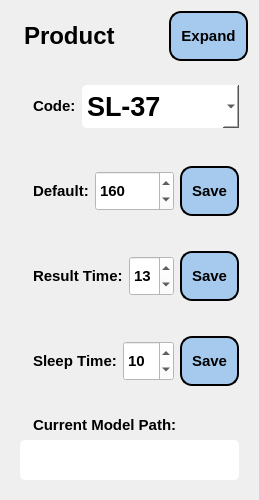
          <widget class="QWidget" name="widget_product" native="true">
           <property name="minimumSize">
            <size>
             <width>0</width>
             <height>500</height>
            </size>
           </property>
           <layout class="QGridLayout" name="gridLayout_11">
            <item row="1" column="1">
             <widget class="QLabel" name="label_69">
              <property name="sizePolicy">
               <sizepolicy hsizetype="Preferred" vsizetype="Fixed">
                <horstretch>0</horstretch>
                <verstretch>0</verstretch>
               </sizepolicy>
              </property>
              <property name="font">
               <font>
                <pointsize>18</pointsize>
                <weight>75</weight>
                <bold>true</bold>
               </font>
              </property>
              <property name="text">
               <string>Product</string>
              </property>
             </widget>
            </item>
            <item row="1" column="0">
             <widget class="QLabel" name="label_71">
              <property name="sizePolicy">
               <sizepolicy hsizetype="Fixed" vsizetype="Preferred">
                <horstretch>0</horstretch>
                <verstretch>0</verstretch>
               </sizepolicy>
              </property>
              <property name="text">
               <string/>
              </property>
              <property name="pixmap">
               <pixmap>all-icons/box.png</pixmap>
              </property>
             </widget>
            </item>
            <item row="1" column="2">
             <widget class="QPushButton" name="button_toggle_setting">
              <property name="sizePolicy">
               <sizepolicy hsizetype="Fixed" vsizetype="Fixed">
                <horstretch>0</horstretch>
                <verstretch>0</verstretch>
               </sizepolicy>
              </property>
              <property name="minimumSize">
               <size>
                <width>0</width>
                <height>50</height>
               </size>
              </property>
              <property name="maximumSize">
               <size>
                <width>16777215</width>
                <height>50</height>
               </size>
              </property>
              <property name="font">
               <font>
                <pointsize>11</pointsize>
                <weight>75</weight>
                <bold>true</bold>
               </font>
              </property>
              <property name="styleSheet">
               <string notr="true">QPushButton {
    background-color: #A6CAEE;
    border: 2px solid black;
    border-radius: 12px;
padding: 10px 10px;
}

QPushButton:hover {
    background-color: qlineargradient(
spread:pad, 
x1:0, y1:0, x2:0, y2:1, 

stop:0 #738B95, 
stop:1 #BAE5F5
    );
}

QPushButton:pressed {
    background-color: qlineargradient(
spread:pad, 
x1:0, y1:0, x2:0, y2:1, 
stop:0  #BAE5F5, 
stop:1 #738B95
);
    padding-top: 6px;   /* tạo cảm giác ấn xuống */
}</string>
              </property>
              <property name="text">
               <string>Expand</string>
              </property>
              <property name="icon">
               <iconset>
                <normaloff>all-icons/resize-6-24.png</normaloff>all-icons/resize-6-24.png</iconset>
              </property>
              <property name="iconSize">
               <size>
                <width>32</width>
                <height>32</height>
               </size>
              </property>
             </widget>
            </item>
            <item row="2" column="0" colspan="3">
             <widget class="QWidget" name="widget_43" native="true">
              <property name="sizePolicy">
               <sizepolicy hsizetype="Preferred" vsizetype="Preferred">
                <horstretch>0</horstretch>
                <verstretch>0</verstretch>
               </sizepolicy>
              </property>
              <property name="maximumSize">
               <size>
                <width>16777215</width>
                <height>11111</height>
               </size>
              </property>
              <layout class="QGridLayout" name="gridLayout_12">
               <item row="0" column="2" colspan="2">
                <widget class="QComboBox" name="combobox_product">
                 <property name="minimumSize">
                  <size>
                   <width>0</width>
                   <height>40</height>
                  </size>
                 </property>
                 <property name="font">
                  <font>
                   <pointsize>20</pointsize>
                   <weight>75</weight>
                   <bold>true</bold>
                  </font>
                 </property>
                 <property name="styleSheet">
                  <string notr="true">background-color:  white;
border-radius: 5px;
padding: 5px;</string>
                 </property>
                 <property name="maxVisibleItems">
                  <number>20</number>
                 </property>
                 <property name="iconSize">
                  <size>
                   <width>16</width>
                   <height>16</height>
                  </size>
                 </property>
                 <item>
                  <property name="text">
                   <string>SL-37</string>
                  </property>
                 </item>
                 <item>
                  <property name="text">
                   <string>SL-40</string>
                  </property>
                 </item>
                 <item>
                  <property name="text">
                   <string>SL-32C</string>
                  </property>
                 </item>
                 <item>
                  <property name="text">
                   <string>IS-35R</string>
                  </property>
                 </item>
                 <item>
                  <property name="text">
                   <string>IS-40</string>
                  </property>
                 </item>
                 <item>
                  <property name="text">
                   <string>SL-32R</string>
                  </property>
                 </item>
                 <item>
                  <property name="text">
                   <string>SL-320</string>
                  </property>
                 </item>
                 <item>
                  <property name="text">
                   <string>E-20</string>
                  </property>
                 </item>
                 <item>
                  <property name="text">
                   <string>BL-40</string>
                  </property>
                 </item>
                 <item>
                  <property name="text">
                   <string>SL-870L</string>
                  </property>
                 </item>
                 <item>
                  <property name="text">
                   <string>BL-45</string>
                  </property>
                 </item>
                </widget>
               </item>
               <item row="0" column="0">
                <widget class="QLabel" name="label_61">
                 <property name="sizePolicy">
                  <sizepolicy hsizetype="Fixed" vsizetype="Fixed">
                   <horstretch>0</horstretch>
                   <verstretch>0</verstretch>
                  </sizepolicy>
                 </property>
                 <property name="text">
                  <string/>
                 </property>
                 <property name="pixmap">
                  <pixmap>all-icons/accept-database-24.png</pixmap>
                 </property>
                </widget>
               </item>
               <item row="0" column="1">
                <widget class="QLabel" name="label_62">
                 <property name="sizePolicy">
                  <sizepolicy hsizetype="Fixed" vsizetype="Fixed">
                   <horstretch>0</horstretch>
                   <verstretch>0</verstretch>
                  </sizepolicy>
                 </property>
                 <property name="font">
                  <font>
                   <pointsize>11</pointsize>
                   <weight>75</weight>
                   <bold>true</bold>
                  </font>
                 </property>
                 <property name="text">
                  <string>Code:</string>
                 </property>
                </widget>
               </item>
              </layout>
             </widget>
            </item>
            <item row="3" column="0" colspan="3">
             <widget class="QWidget" name="widget_6" native="true">
              <layout class="QHBoxLayout" name="horizontalLayout_2">
               <item>
                <widget class="QLabel" name="label_64">
                 <property name="sizePolicy">
                  <sizepolicy hsizetype="Fixed" vsizetype="Fixed">
                   <horstretch>0</horstretch>
                   <verstretch>0</verstretch>
                  </sizepolicy>
                 </property>
                 <property name="text">
                  <string/>
                 </property>
                 <property name="pixmap">
                  <pixmap>all-icons/sum.png</pixmap>
                 </property>
                </widget>
               </item>
               <item>
                <widget class="QLabel" name="label_70">
                 <property name="sizePolicy">
                  <sizepolicy hsizetype="Fixed" vsizetype="Fixed">
                   <horstretch>0</horstretch>
                   <verstretch>0</verstretch>
                  </sizepolicy>
                 </property>
                 <property name="font">
                  <font>
                   <pointsize>11</pointsize>
                   <weight>75</weight>
                   <bold>true</bold>
                  </font>
                 </property>
                 <property name="text">
                  <string>Default:</string>
                 </property>
                </widget>
               </item>
               <item>
                <widget class="QSpinBox" name="spinbox_default_value">
                 <property name="sizePolicy">
                  <sizepolicy hsizetype="Minimum" vsizetype="Fixed">
                   <horstretch>0</horstretch>
                   <verstretch>40</verstretch>
                  </sizepolicy>
                 </property>
                 <property name="minimumSize">
                  <size>
                   <width>0</width>
                   <height>40</height>
                  </size>
                 </property>
                 <property name="maximumSize">
                  <size>
                   <width>140</width>
                   <height>40</height>
                  </size>
                 </property>
                 <property name="font">
                  <font>
                   <pointsize>11</pointsize>
                   <weight>75</weight>
                   <bold>true</bold>
                  </font>
                 </property>
                 <property name="styleSheet">
                  <string notr="true">background-color: rgb(255, 255, 255);
</string>
                 </property>
                 <property name="minimum">
                  <number>1</number>
                 </property>
                 <property name="maximum">
                  <number>10000</number>
                 </property>
                 <property name="value">
                  <number>160</number>
                 </property>
                </widget>
               </item>
               <item>
                <widget class="QPushButton" name="button_on_save_default">
                 <property name="sizePolicy">
                  <sizepolicy hsizetype="Fixed" vsizetype="Fixed">
                   <horstretch>0</horstretch>
                   <verstretch>0</verstretch>
                  </sizepolicy>
                 </property>
                 <property name="minimumSize">
                  <size>
                   <width>0</width>
                   <height>50</height>
                  </size>
                 </property>
                 <property name="maximumSize">
                  <size>
                   <width>16777215</width>
                   <height>50</height>
                  </size>
                 </property>
                 <property name="font">
                  <font>
                   <pointsize>11</pointsize>
                   <weight>75</weight>
                   <bold>true</bold>
                  </font>
                 </property>
                 <property name="styleSheet">
                  <string notr="true">QPushButton {
    background-color: #A6CAEE;
    border: 2px solid black;
    border-radius: 12px;
padding: 10px 10px;
}

QPushButton:hover {
    background-color: qlineargradient(
spread:pad, 
x1:0, y1:0, x2:0, y2:1, 

stop:0 #738B95, 
stop:1 #BAE5F5
    );
}

QPushButton:pressed {
    background-color: qlineargradient(
spread:pad, 
x1:0, y1:0, x2:0, y2:1, 
stop:0  #BAE5F5, 
stop:1 #738B95
);
    padding-top: 6px;   /* tạo cảm giác ấn xuống */
}</string>
                 </property>
                 <property name="text">
                  <string>Save</string>
                 </property>
                 <property name="icon">
                  <iconset>
                   <normaloff>all-icons/save-24.png</normaloff>all-icons/save-24.png</iconset>
                 </property>
                 <property name="iconSize">
                  <size>
                   <width>32</width>
                   <height>32</height>
                  </size>
                 </property>
                </widget>
               </item>
              </layout>
             </widget>
            </item>
            <item row="4" column="0" colspan="3">
             <widget class="QWidget" name="widget_48" native="true">
              <layout class="QHBoxLayout" name="horizontalLayout_3">
               <item>
                <widget class="QLabel" name="label_73">
                 <property name="sizePolicy">
                  <sizepolicy hsizetype="Fixed" vsizetype="Fixed">
                   <horstretch>0</horstretch>
                   <verstretch>0</verstretch>
                  </sizepolicy>
                 </property>
                 <property name="text">
                  <string/>
                 </property>
                 <property name="pixmap">
                  <pixmap>all-icons/counterclockwise.png</pixmap>
                 </property>
                </widget>
               </item>
               <item>
                <widget class="QLabel" name="label_72">
                 <property name="sizePolicy">
                  <sizepolicy hsizetype="Fixed" vsizetype="Fixed">
                   <horstretch>0</horstretch>
                   <verstretch>0</verstretch>
                  </sizepolicy>
                 </property>
                 <property name="font">
                  <font>
                   <pointsize>11</pointsize>
                   <weight>75</weight>
                   <bold>true</bold>
                  </font>
                 </property>
                 <property name="text">
                  <string>Result Time:</string>
                 </property>
                </widget>
               </item>
               <item>
                <widget class="QSpinBox" name="spinbox_result_time">
                 <property name="enabled">
                  <bool>true</bool>
                 </property>
                 <property name="sizePolicy">
                  <sizepolicy hsizetype="Minimum" vsizetype="Fixed">
                   <horstretch>0</horstretch>
                   <verstretch>40</verstretch>
                  </sizepolicy>
                 </property>
                 <property name="minimumSize">
                  <size>
                   <width>0</width>
                   <height>40</height>
                  </size>
                 </property>
                 <property name="maximumSize">
                  <size>
                   <width>2000</width>
                   <height>40</height>
                  </size>
                 </property>
                 <property name="font">
                  <font>
                   <pointsize>11</pointsize>
                   <weight>75</weight>
                   <bold>true</bold>
                  </font>
                 </property>
                 <property name="styleSheet">
                  <string notr="true">background-color: rgb(255, 255, 255);
</string>
                 </property>
                 <property name="minimum">
                  <number>1</number>
                 </property>
                 <property name="maximum">
                  <number>15</number>
                 </property>
                 <property name="value">
                  <number>13</number>
                 </property>
                </widget>
               </item>
               <item>
                <widget class="QPushButton" name="button_save_result_time">
                 <property name="enabled">
                  <bool>true</bool>
                 </property>
                 <property name="sizePolicy">
                  <sizepolicy hsizetype="Fixed" vsizetype="Fixed">
                   <horstretch>0</horstretch>
                   <verstretch>0</verstretch>
                  </sizepolicy>
                 </property>
                 <property name="minimumSize">
                  <size>
                   <width>0</width>
                   <height>50</height>
                  </size>
                 </property>
                 <property name="maximumSize">
                  <size>
                   <width>16777215</width>
                   <height>50</height>
                  </size>
                 </property>
                 <property name="font">
                  <font>
                   <pointsize>11</pointsize>
                   <weight>75</weight>
                   <bold>true</bold>
                  </font>
                 </property>
                 <property name="styleSheet">
                  <string notr="true">QPushButton {
    background-color: #A6CAEE;
    border: 2px solid black;
    border-radius: 12px;
padding: 10px 10px;
}

QPushButton:hover {
    background-color: qlineargradient(
spread:pad, 
x1:0, y1:0, x2:0, y2:1, 

stop:0 #738B95, 
stop:1 #BAE5F5
    );
}

QPushButton:pressed {
    background-color: qlineargradient(
spread:pad, 
x1:0, y1:0, x2:0, y2:1, 
stop:0  #BAE5F5, 
stop:1 #738B95
);
    padding-top: 6px;   /* tạo cảm giác ấn xuống */
}</string>
                 </property>
                 <property name="text">
                  <string>Save</string>
                 </property>
                 <property name="icon">
                  <iconset>
                   <normaloff>all-icons/save-24.png</normaloff>all-icons/save-24.png</iconset>
                 </property>
                 <property name="iconSize">
                  <size>
                   <width>32</width>
                   <height>32</height>
                  </size>
                 </property>
                </widget>
               </item>
              </layout>
             </widget>
            </item>
            <item row="5" column="0" colspan="3">
             <widget class="QWidget" name="widget_49" native="true">
              <layout class="QHBoxLayout" name="horizontalLayout_16">
               <item>
                <widget class="QLabel" name="label_74">
                 <property name="sizePolicy">
                  <sizepolicy hsizetype="Fixed" vsizetype="Fixed">
                   <horstretch>0</horstretch>
                   <verstretch>0</verstretch>
                  </sizepolicy>
                 </property>
                 <property name="text">
                  <string/>
                 </property>
                 <property name="pixmap">
                  <pixmap>all-icons/counterclockwise.png</pixmap>
                 </property>
                </widget>
               </item>
               <item>
                <widget class="QLabel" name="label_75">
                 <property name="sizePolicy">
                  <sizepolicy hsizetype="Fixed" vsizetype="Fixed">
                   <horstretch>0</horstretch>
                   <verstretch>0</verstretch>
                  </sizepolicy>
                 </property>
                 <property name="font">
                  <font>
                   <pointsize>11</pointsize>
                   <weight>75</weight>
                   <bold>true</bold>
                  </font>
                 </property>
                 <property name="text">
                  <string>Sleep Time:</string>
                 </property>
                </widget>
               </item>
               <item>
                <widget class="QSpinBox" name="spinbox_sleep_time">
                 <property name="enabled">
                  <bool>true</bool>
                 </property>
                 <property name="sizePolicy">
                  <sizepolicy hsizetype="Minimum" vsizetype="Fixed">
                   <horstretch>0</horstretch>
                   <verstretch>40</verstretch>
                  </sizepolicy>
                 </property>
                 <property name="minimumSize">
                  <size>
                   <width>0</width>
                   <height>40</height>
                  </size>
                 </property>
                 <property name="maximumSize">
                  <size>
                   <width>2000</width>
                   <height>40</height>
                  </size>
                 </property>
                 <property name="font">
                  <font>
                   <pointsize>11</pointsize>
                   <weight>75</weight>
                   <bold>true</bold>
                  </font>
                 </property>
                 <property name="styleSheet">
                  <string notr="true">background-color: rgb(255, 255, 255);
</string>
                 </property>
                 <property name="minimum">
                  <number>1</number>
                 </property>
                 <property name="maximum">
                  <number>30</number>
                 </property>
                 <property name="value">
                  <number>10</number>
                 </property>
                </widget>
               </item>
               <item>
                <widget class="QPushButton" name="button_save_sleep_time">
                 <property name="enabled">
                  <bool>true</bool>
                 </property>
                 <property name="sizePolicy">
                  <sizepolicy hsizetype="Fixed" vsizetype="Fixed">
                   <horstretch>0</horstretch>
                   <verstretch>0</verstretch>
                  </sizepolicy>
                 </property>
                 <property name="minimumSize">
                  <size>
                   <width>0</width>
                   <height>50</height>
                  </size>
                 </property>
                 <property name="maximumSize">
                  <size>
                   <width>16777215</width>
                   <height>50</height>
                  </size>
                 </property>
                 <property name="font">
                  <font>
                   <pointsize>11</pointsize>
                   <weight>75</weight>
                   <bold>true</bold>
                  </font>
                 </property>
                 <property name="styleSheet">
                  <string notr="true">QPushButton {
    background-color: #A6CAEE;
    border: 2px solid black;
    border-radius: 12px;
padding: 10px 10px;
}

QPushButton:hover {
    background-color: qlineargradient(
spread:pad, 
x1:0, y1:0, x2:0, y2:1, 

stop:0 #738B95, 
stop:1 #BAE5F5
    );
}

QPushButton:pressed {
    background-color: qlineargradient(
spread:pad, 
x1:0, y1:0, x2:0, y2:1, 
stop:0  #BAE5F5, 
stop:1 #738B95
);
    padding-top: 6px;   /* tạo cảm giác ấn xuống */
}</string>
                 </property>
                 <property name="text">
                  <string>Save</string>
                 </property>
                 <property name="icon">
                  <iconset>
                   <normaloff>all-icons/save-24.png</normaloff>all-icons/save-24.png</iconset>
                 </property>
                 <property name="iconSize">
                  <size>
                   <width>32</width>
                   <height>32</height>
                  </size>
                 </property>
                </widget>
               </item>
              </layout>
             </widget>
            </item>
            <item row="6" column="0" colspan="3">
             <widget class="QWidget" name="widget_44" native="true">
              <property name="sizePolicy">
               <sizepolicy hsizetype="Preferred" vsizetype="Minimum">
                <horstretch>0</horstretch>
                <verstretch>0</verstretch>
               </sizepolicy>
              </property>
              <property name="maximumSize">
               <size>
                <width>16777215</width>
                <height>11111</height>
               </size>
              </property>
              <layout class="QGridLayout" name="gridLayout_9">
               <item row="2" column="0" colspan="3">
                <widget class="QLabel" name="current_model_path">
                 <property name="sizePolicy">
                  <sizepolicy hsizetype="Preferred" vsizetype="Fixed">
                   <horstretch>0</horstretch>
                   <verstretch>0</verstretch>
                  </sizepolicy>
                 </property>
                 <property name="minimumSize">
                  <size>
                   <width>0</width>
                   <height>40</height>
                  </size>
                 </property>
                 <property name="maximumSize">
                  <size>
                   <width>2000000</width>
                   <height>16777215</height>
                  </size>
                 </property>
                 <property name="font">
                  <font>
                   <pointsize>10</pointsize>
                   <weight>75</weight>
                   <bold>true</bold>
                  </font>
                 </property>
                 <property name="styleSheet">
                  <string notr="true">background-color:  white;
border-radius: 5px;
padding: 5px;</string>
                 </property>
                 <property name="text">
                  <string/>
                 </property>
                </widget>
               </item>
               <item row="1" column="0">
                <widget class="QLabel" name="label_63">
                 <property name="sizePolicy">
                  <sizepolicy hsizetype="Fixed" vsizetype="Preferred">
                   <horstretch>0</horstretch>
                   <verstretch>0</verstretch>
                  </sizepolicy>
                 </property>
                 <property name="text">
                  <string/>
                 </property>
                 <property name="pixmap">
                  <pixmap>all-icons/folder-2-24.png</pixmap>
                 </property>
                </widget>
               </item>
               <item row="1" column="1">
                <widget class="QLabel" name="label_66">
                 <property name="sizePolicy">
                  <sizepolicy hsizetype="Fixed" vsizetype="Fixed">
                   <horstretch>0</horstretch>
                   <verstretch>0</verstretch>
                  </sizepolicy>
                 </property>
                 <property name="font">
                  <font>
                   <pointsize>11</pointsize>
                   <weight>75</weight>
                   <bold>true</bold>
                  </font>
                 </property>
                 <property name="text">
                  <string>Current Model Path:</string>
                 </property>
                </widget>
               </item>
              </layout>
             </widget>
            </item>
           </layout>
          </widget>
